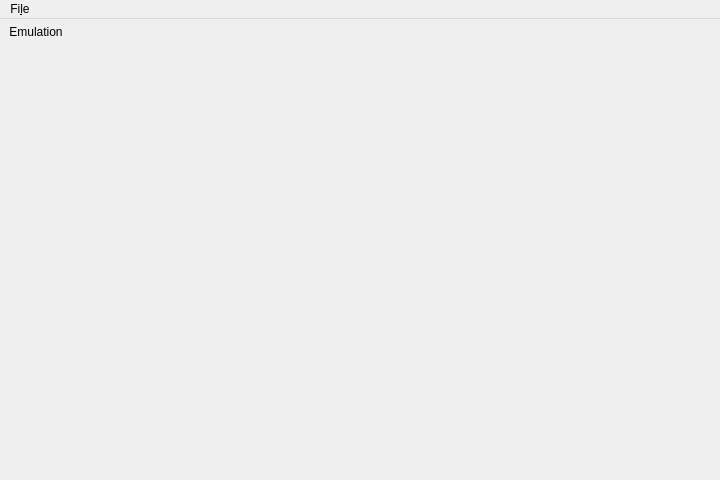
<?xml version="1.0" encoding="UTF-8"?>
<ui version="4.0">
 <class>Window</class>
 <widget class="QMainWindow" name="Window">
  <property name="geometry">
   <rect>
    <x>0</x>
    <y>0</y>
    <width>720</width>
    <height>480</height>
   </rect>
  </property>
  <property name="windowTitle">
   <string>Qtendo</string>
  </property>
  <property name="styleSheet">
   <string notr="true">QToolBar { border: 0; }</string>
  </property>
  <widget class="QWidget" name="centralwidget">
   <layout class="QGridLayout" name="gridLayout">
    <property name="leftMargin">
     <number>0</number>
    </property>
    <property name="topMargin">
     <number>0</number>
    </property>
    <property name="rightMargin">
     <number>0</number>
    </property>
    <property name="bottomMargin">
     <number>0</number>
    </property>
    <property name="spacing">
     <number>0</number>
    </property>
    <item row="0" column="0">
     <widget class="QStackedWidget" name="stackedWidget">
      <widget class="QWidget" name="pageEmulation">
       <layout class="QGridLayout" name="pageEmulationLayout">
        <property name="leftMargin">
         <number>0</number>
        </property>
        <property name="topMargin">
         <number>0</number>
        </property>
        <property name="rightMargin">
         <number>0</number>
        </property>
        <property name="bottomMargin">
         <number>0</number>
        </property>
        <property name="spacing">
         <number>0</number>
        </property>
        <item row="1" column="0">
         <widget class="QStackedWidget" name="stackedWidgetEmulation"/>
        </item>
        <item row="0" column="0">
         <spacer name="toolBarPlaceholder">
          <property name="orientation">
           <enum>Qt::Vertical</enum>
          </property>
          <property name="sizeType">
           <enum>QSizePolicy::Fixed</enum>
          </property>
          <property name="sizeHint" stdset="0">
           <size>
            <width>20</width>
            <height>32</height>
           </size>
          </property>
         </spacer>
        </item>
       </layout>
      </widget>
     </widget>
    </item>
   </layout>
  </widget>
  <widget class="QMenuBar" name="menuBar">
   <property name="geometry">
    <rect>
     <x>0</x>
     <y>0</y>
     <width>720</width>
     <height>30</height>
    </rect>
   </property>
   <widget class="QMenu" name="menuFile">
    <property name="title">
     <string>Fi&amp;le</string>
    </property>
    <addaction name="separator"/>
    <addaction name="actionQuit"/>
   </widget>
   <addaction name="menuFile"/>
  </widget>
  <widget class="QToolBar" name="toolBar">
   <property name="windowTitle">
    <string>toolBar</string>
   </property>
   <property name="movable">
    <bool>false</bool>
   </property>
   <property name="floatable">
    <bool>false</bool>
   </property>
   <attribute name="toolBarArea">
    <enum>TopToolBarArea</enum>
   </attribute>
   <attribute name="toolBarBreak">
    <bool>false</bool>
   </attribute>
   <addaction name="actionPageEmulation"/>
  </widget>
  <widget class="QStatusBar" name="statusBar">
   <property name="sizeGripEnabled">
    <bool>false</bool>
   </property>
  </widget>
  <action name="actionQuit">
   <property name="icon">
    <iconset theme="application-exit"/>
   </property>
   <property name="text">
    <string>Quit</string>
   </property>
   <property name="shortcut">
    <string>Ctrl+Q</string>
   </property>
   <property name="shortcutContext">
    <enum>Qt::ApplicationShortcut</enum>
   </property>
  </action>
  <action name="actionPageEmulation">
   <property name="text">
    <string>Emulation</string>
   </property>
  </action>
 </widget>
 <resources/>
 <connections/>
</ui>
